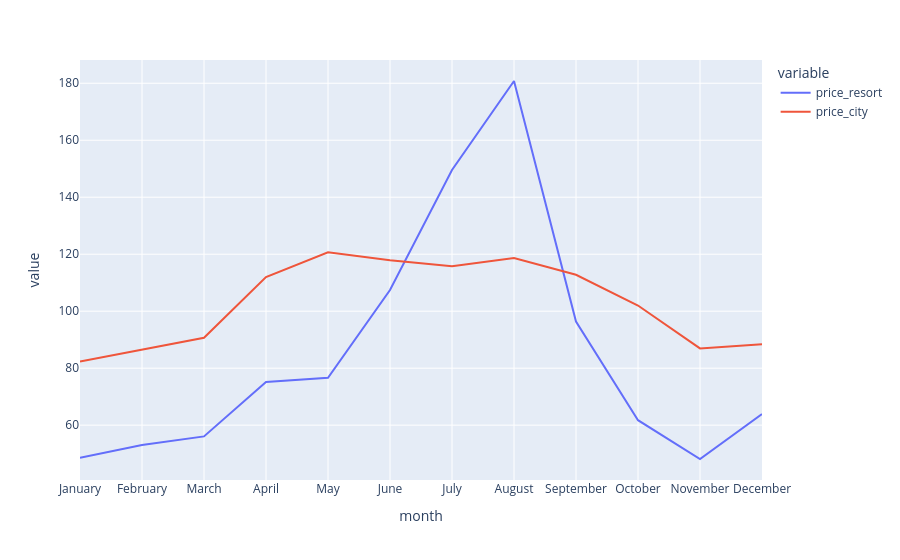

The code cell stored with this chart in its notebook:
### Code cell
import plotly_express as px 

px.line(sort, x = "month", y = ["price_resort", "price_city"])

### Figure 1 — Plotly figure (JSON) as saved in the notebook; plotly's stock layout.template omitted (floating-point values rounded to 4 significant figures)
{"data": [{"hovertemplate": "variable=price_resort<br>month=%{x}<br>value=%{y}<extra></extra>", "legendgroup": "price_resort", "line": {"color": "#636efa", "dash": "solid"}, "marker": {"symbol": "circle"}, "mode": "lines", "name": "price_resort", "orientation": "v", "showlegend": true, "type": "scatter", "x": ["January", "February", "March", "April", "May", "June", "July", "August", "September", "October", "November", "December"], "xaxis": "x", "y": [48.58, 53.08, 56.06, 75.17, 76.61, 107.4, 149.6, 180.8, 96.38, 61.74, 48.13, 63.87], "yaxis": "y"}, {"hovertemplate": "variable=price_city<br>month=%{x}<br>value=%{y}<extra></extra>", "legendgroup": "price_city", "line": {"color": "#EF553B", "dash": "solid"}, "marker": {"symbol": "circle"}, "mode": "lines", "name": "price_city", "orientation": "v", "showlegend": true, "type": "scatter", "x": ["January", "February", "March", "April", "May", "June", "July", "August", "September", "October", "November", "December"], "xaxis": "x", "y": [82.33, 86.52, 90.66, 112.0, 120.7, 117.9, 115.8, 118.7, 112.8, 102.0, 86.95, 88.4], "yaxis": "y"}], "layout": {"legend": {"title": {"text": "variable"}, "tracegroupgap": 0}, "margin": {"t": 60}, "xaxis": {"anchor": "y", "domain": [0, 1], "title": {"text": "month"}}, "yaxis": {"anchor": "x", "domain": [0, 1], "title": {"text": "value"}}}}
